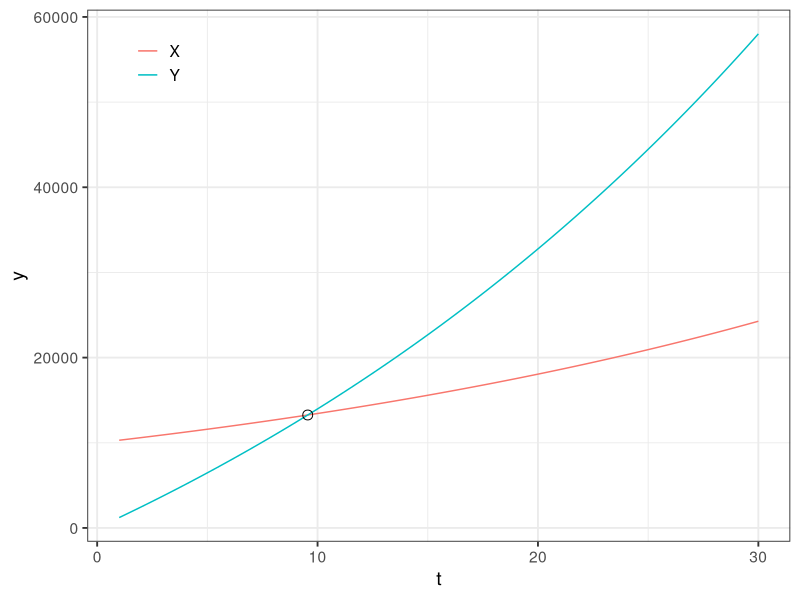
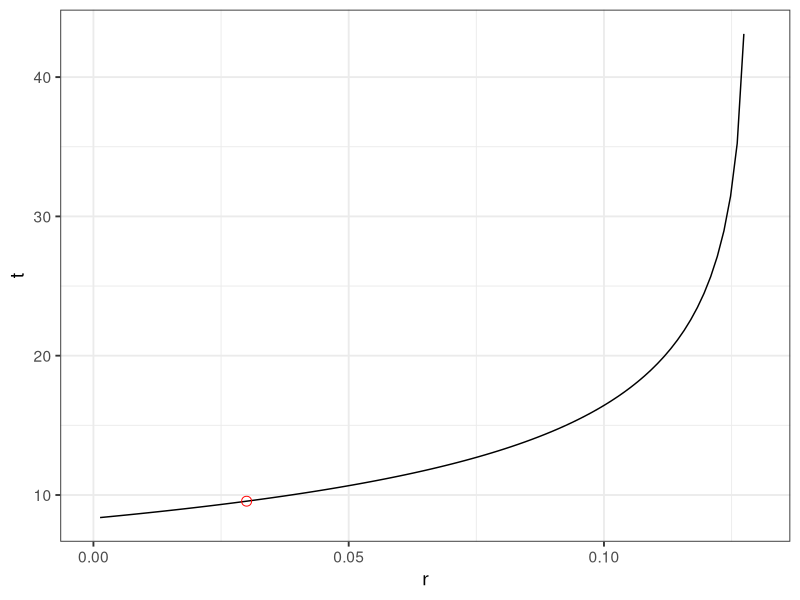
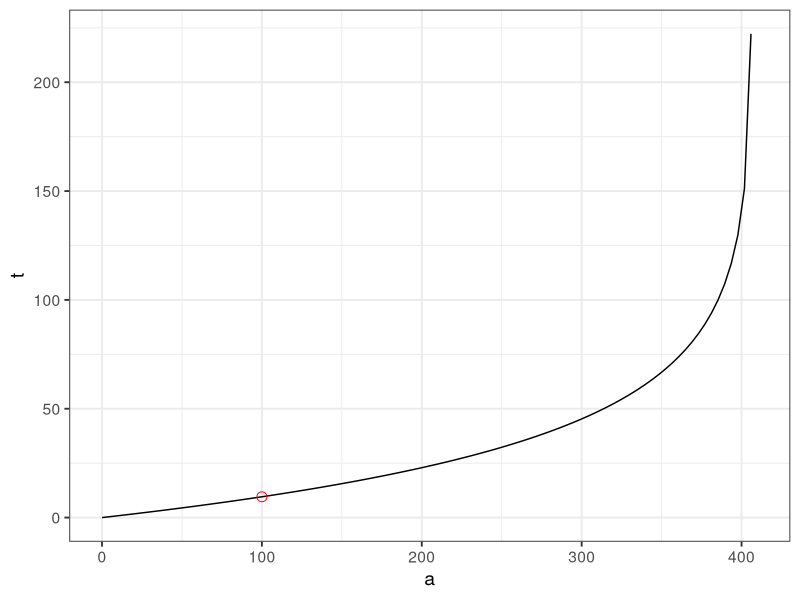

Recreate these plots in R, in order.
## ---- chunk 1
library(knitr)
opts_chunk$set(
  echo = FALSE,
  cache = FALSE,
  message = FALSE,
  warning = FALSE
)
## ---- chunk 2
library(tidyverse)
A <- 10000
B <- 100
a <- A / B
r <- 0.03
fX <- function(t) {
  A * (1 + r) ^ t
}
fY <- function(t) {
  r0 <- (1 + r) ^ (1 / 12) - 1
  B * (1 + r0) * ((1 + r) ^ t - 1) / r0
}
ft <- function(r, a) {
  r0 <- (1 + r) ^ (1 / 12) - 1
  R <- a * r0 / (1 + r0 - a * r0)
  log(1 + R) / log(1 + r)
}
# 作图
ggplot(tibble(t = 1:30), aes(t)) +
  geom_function(fun = fX, aes(color = "X")) +
  geom_function(fun = fY, aes(color = "Y")) +
  geom_point(aes(y = y),
             data = tibble(t = ft(r, a), y = fX(t)),
             size = 3,
             shape = 1) +
  theme_bw(base_size = 14) +
  theme(legend.position = c(.1, .9)) +
  guides(color = guide_legend(title = NULL))
## ---- chunk 3
ggplot(tibble(r = c(0, 0.13)), aes(r)) +
  geom_function(fun = ft, args = list(a = a)) +
  ylab("t") +
  geom_point(
    aes(y = t),
    data = tibble(r = r, t = ft(r, a)),
    size = 3,
    shape = 1,
    color = "red"
  ) +
  theme_bw(base_size = 14)
## ---- chunk 4
ggplot(tibble(a = c(0, 410)), aes(a)) +
    geom_function(fun = ft, args = list(r = r)) +
    ylab("t") +
    geom_point(
        aes(y = t),
        data = tibble(a = a, t = ft(r, a)),
        size = 3,
        shape = 1,
        color = "red"
    ) +
    theme_bw(base_size = 14)
